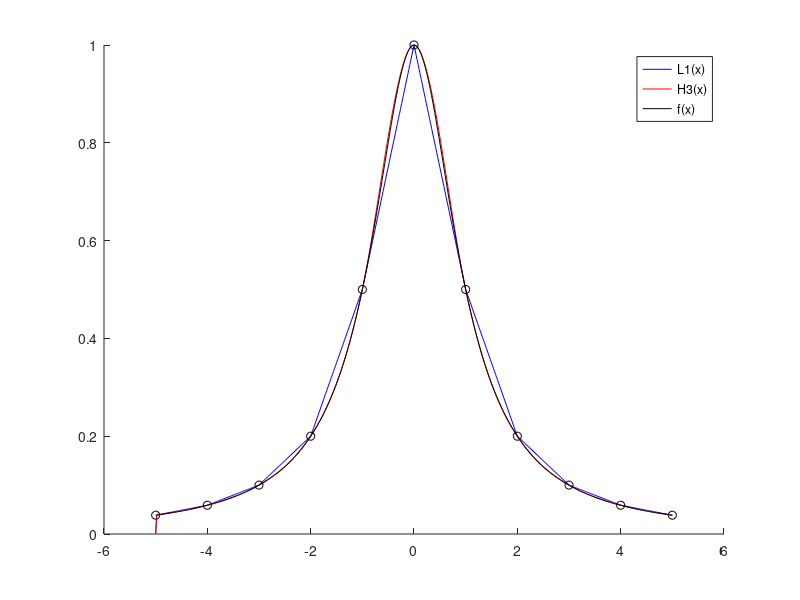

Recreate this plot in MATLAB.
clear all

f = @(x) 1 ./ (1 + x.^2);
df = @(x) -2 * x ./ (1+x.^2) .^ 2;
a = -5;
b = 5;
n = 10;
x = a:(b-a)/n:b;
y = f(x);
m = df(x);

xh = a:(b-a)/500:b; % 插值节点
yhL = zeros(size(xh));
yhH = zeros(size(xh));

% 分段线性插值
L1 = @(x, x0, x1, y0, y1) y0 * (x-x1) / (x0-x1) + y1 * (x-x0) / (x1-x0);

for i = 1:n
    idx = find(xh > x(i) & xh <= x(i+1));
    yhL(idx) = L1(xh(idx), x(i), x(i+1), y(i), y(i+1));
end

% 分段3次Hermite插值
H3 = @(x, x0, x1, y0, y1, m0, m1) ...
    y0 .* (1 + 2*(x-x0)./(x1-x0)) .* ((x-x1)./(x0-x1)).^2 + ...
    y1 .* (1 + 2*(x-x1)./(x0-x1)) .* ((x-x0)./(x1-x0)).^2 + ...
    m0 .* (x-x0) .* ((x-x1)./(x0-x1)).^2 + ...
    m1 .* (x-x1) .* ((x-x0)./(x1-x0)).^2;

for i = 1:n
    idx = find(xh > x(i) & xh <= x(i+1));
    yhH(idx) = H3(xh(idx), x(i), x(i+1), y(i), y(i+1), m(i), m(i+1));
end

figure;
hold on;
plot(xh, yhL, 'b-');
plot(xh, yhH, 'r-');
plot(xh, f(xh), 'k-');
plot(x, y, 'ok');
hold off;
legend('L1(x)', 'H3(x)', 'f(x)');